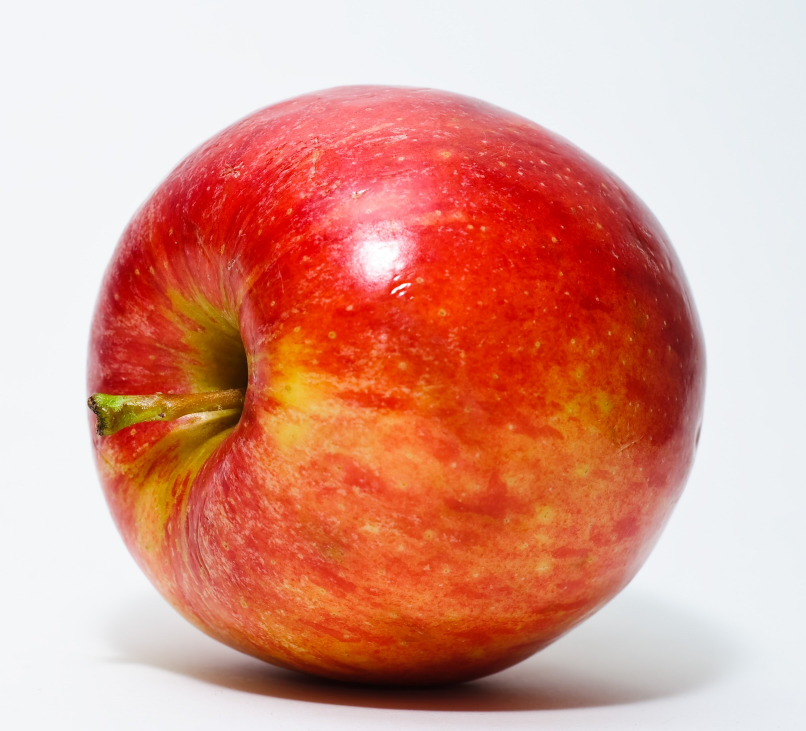
#> input picture input-media/apple.jpg, 2418 x 2192 px (shown at 1/3 size); its folder holds only this picture in this run
$ python fourier-transform.py ../input-media/apple.jpg
#> lines starting #> are read from the running program, lines starting #| are printed output that depends on the picture
### src/utils.py
import os
from typing import Sequence

import cv2 as cv
import sys

in_dir = os.path.join(os.getcwd(), "..", "input-media")
out_dir = os.path.join(os.getcwd(), "..", "output-media")


def get_image(filename, flags: int):
#> called with filename = '../input-media/apple.jpg', flags = 0
    path = os.path.join(in_dir, filename)
    img = cv.imread(path, flags)
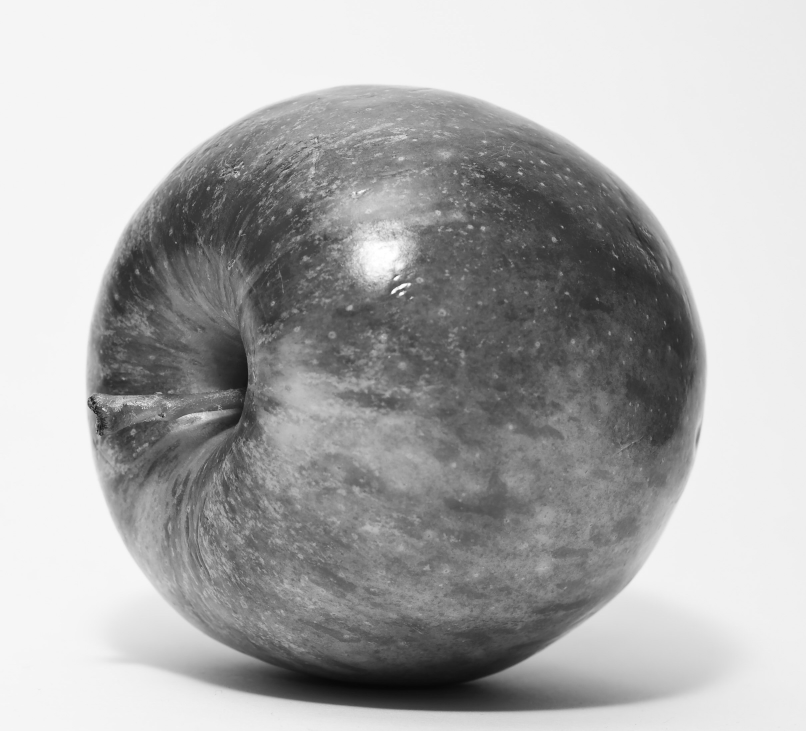
#> img: shape (2192, 2418) (shown at 1/3 size); min 6, max 255, mean 173.1

    if img is None:
        sys.exit("Could not read the image")

    return img


def write_image(filename, img):
    print("Writing image to output-media")
    cv.imwrite(os.path.join(out_dir, filename), img)


# [48 lines left out: functions show_image, get_image_histogram, get_normalized_histogram, running_sum, histogram_equalize, not called in this run]

### src/fourier-transform.py
"""
Fourier Transform
From https://docs.opencv.org/3.4/de/dbc/tutorial_py_fourier_transform.html
"""

import sys

from cv2.typing import MatLike

from src.utils import get_image
import cv2 as cv
import numpy as np
from matplotlib import pyplot as plt


def main():
    if len(sys.argv) < 2:
        sys.exit("Usage: show_image.py <filename>")

    filepath = sys.argv[1]
    img = get_image(filepath, cv.IMREAD_GRAYSCALE)
    assert img is not None, "File could not be read, check with os.path.exist()"
    # fast_fourier_transform_example(img)
    inverse_transform_example(img)


def fast_fourier_transform_example(img: MatLike):
    f = np.fft.fft2(img)
    fshift = np.fft.fftshift(f)
    magnitude_spectrum = 20 * np.log(np.abs(fshift))

    plt.subplot(121), plt.imshow(img, cmap='gray')
    plt.title('Input Image'), plt.xticks([]), plt.yticks([])
    plt.subplot(122), plt.imshow(magnitude_spectrum, cmap='gray')
    plt.title('Magnitude Spectrum'), plt.xticks([]), plt.yticks([])
    plt.show()


def inverse_transform_example(img: MatLike):
    f = np.fft.fft2(img)
    fshift = np.fft.fftshift(f)

    # Create a high-pass filter mask, you can also design low-pass filter or any filter of your choice
    rows, cols = img.shape
#> rows = 2192; cols = 2418
    crow, ccol = rows // 2, cols // 2
#> crow = 1096; ccol = 1209
    fshift[crow - 30:crow + 31, ccol - 30:ccol + 31] = 0
    f_ishift = np.fft.ifftshift(fshift)
    img_back = np.fft.ifft2(f_ishift)
    img_back = np.real(img_back)
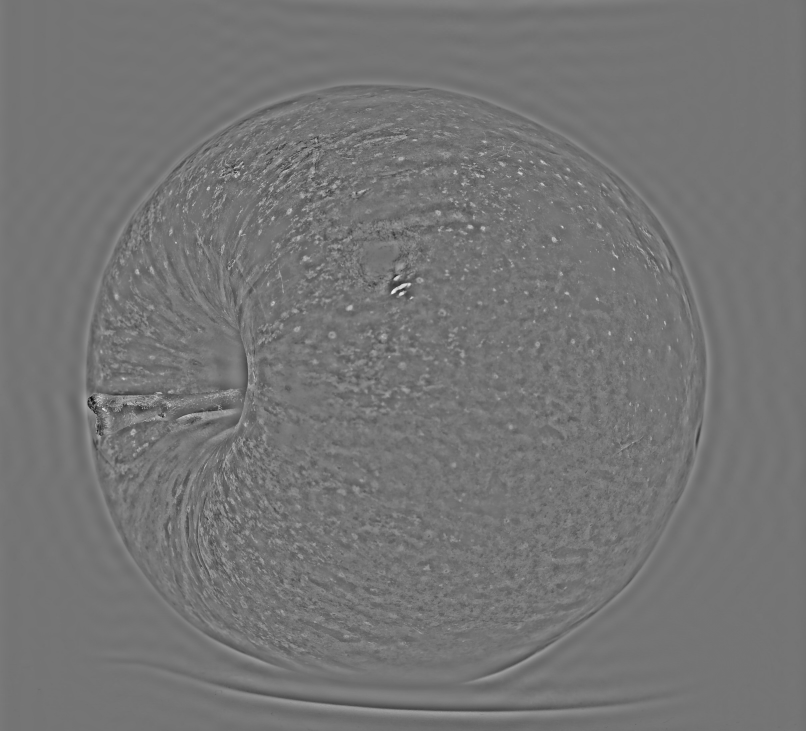
#> img_back: shape (2192, 2418) float64 (shown at 1/3 size); min -120.6, max 142.2, mean 0; drawn with min black and max white

    plt.subplot(131), plt.imshow(img, cmap='gray')
    plt.title('Input Image'), plt.xticks([]), plt.yticks([])

    plt.subplot(132), plt.imshow(img_back, cmap='gray')
    plt.title('Image after HPF'), plt.xticks([]), plt.yticks([])

    plt.subplot(133), plt.imshow(img_back)
    plt.title('Result in JET'), plt.xticks([]), plt.yticks([])
    plt.show()
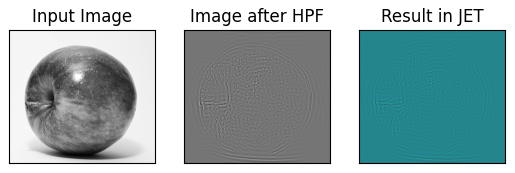
#> figure drawn by matplotlib, 3 panels


if __name__ == '__main__':
    main()

$ run again, on input-media/flowers.jpg
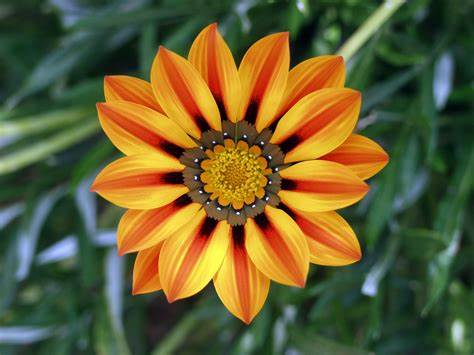
#> input picture input-media/flowers.jpg, 474 x 355 px
#> in inverse_transform_example, `img_back = np.real(img_back)`:
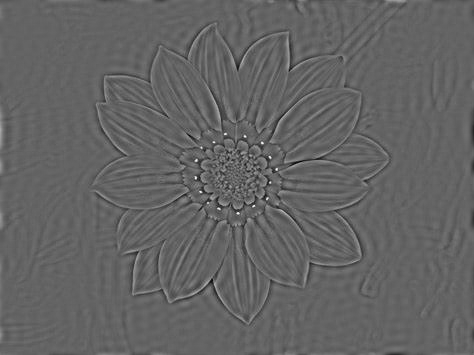
#> img_back: shape (355, 474) float64; min -117.6, max 182.2, mean 0; drawn with min black and max white
#> in inverse_transform_example, `plt.show()`:
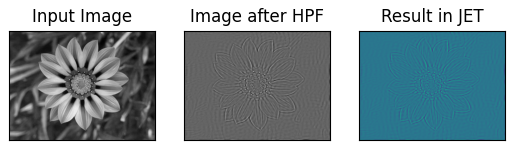
#> figure drawn by matplotlib, 3 panels

$ run again, on input-media/img.png
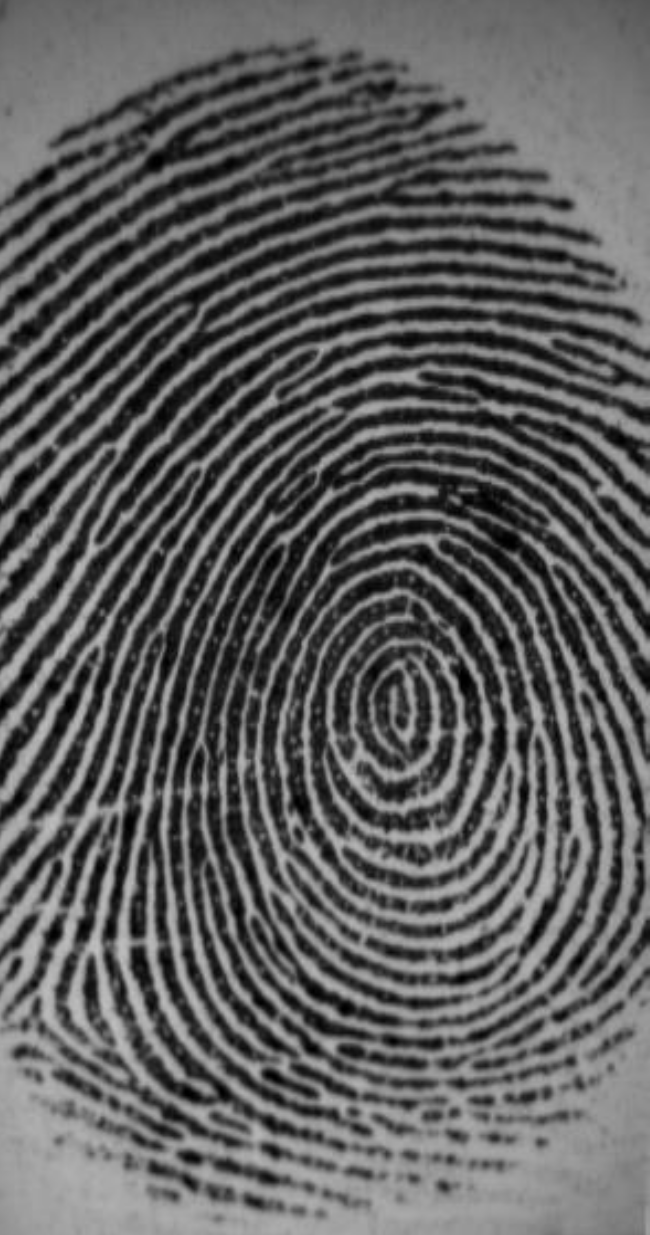
#> input picture input-media/img.png, 650 x 1235 px
#> in get_image, img is the input picture: shape (1235, 650); min 0, max 192, mean 93.2
#> in inverse_transform_example, `img_back = np.real(img_back)`:
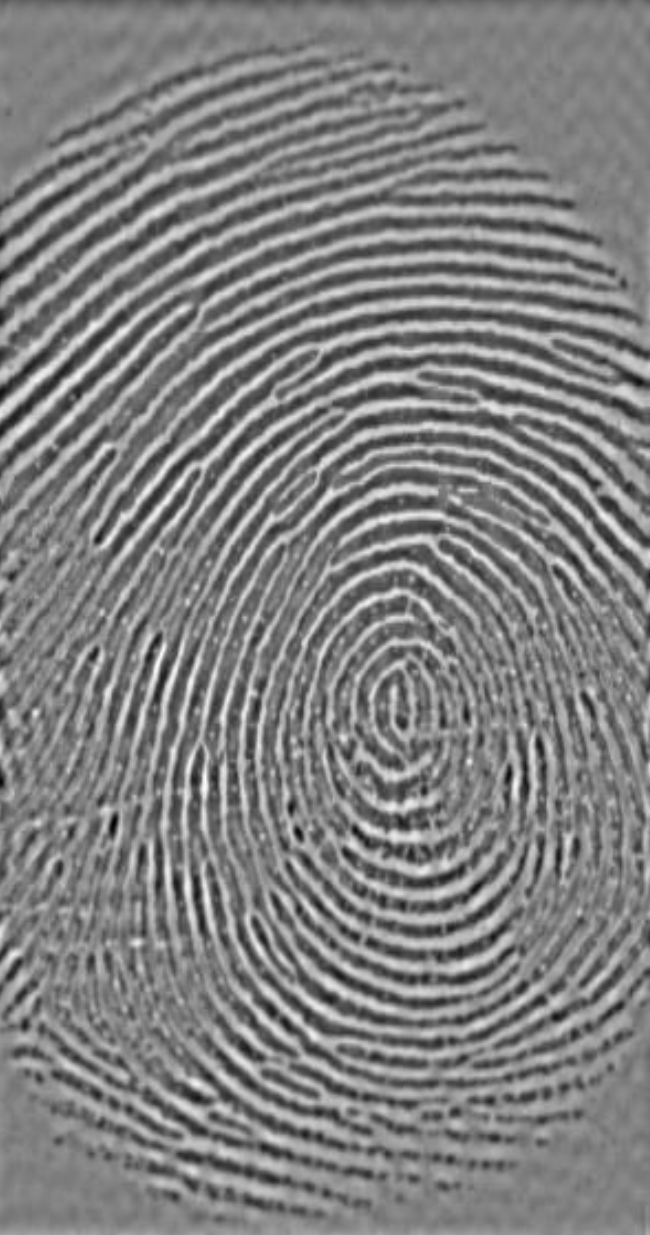
#> img_back: shape (1235, 650) float64; min -117.8, max 114.9, mean 0; drawn with min black and max white
#> in inverse_transform_example, `plt.show()`:
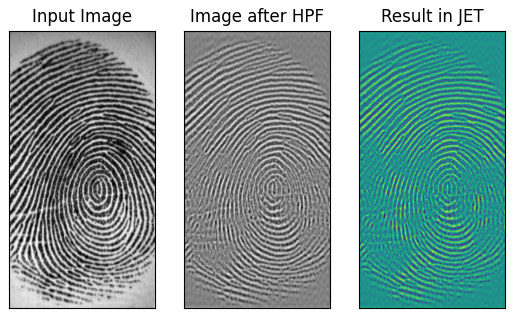
#> figure drawn by matplotlib, 3 panels
